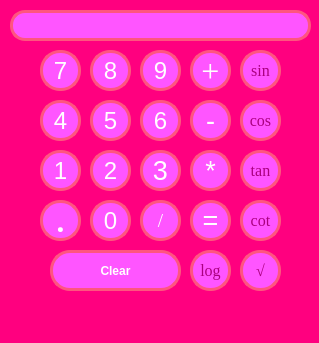
<?xml version="1.0" encoding="UTF-8"?>
<ui version="4.0">
 <class>MainWindow</class>
 <widget class="QMainWindow" name="MainWindow">
  <property name="geometry">
   <rect>
    <x>0</x>
    <y>0</y>
    <width>319</width>
    <height>343</height>
   </rect>
  </property>
  <property name="font">
   <font>
    <family>Microsoft JhengHei UI</family>
   </font>
  </property>
  <property name="windowTitle">
   <string>MainWindow</string>
  </property>
  <property name="styleSheet">
   <string notr="true">background-color: rgb(255, 85, 255);
border-color: gray;
background-color: rgb(255, 0, 127);
color: rgb(255, 255, 255);
</string>
  </property>
  <widget class="QWidget" name="centralwidget">
   <widget class="QLineEdit" name="textbox">
    <property name="geometry">
     <rect>
      <x>10</x>
      <y>10</y>
      <width>301</width>
      <height>31</height>
     </rect>
    </property>
    <property name="styleSheet">
     <string notr="true">border-radius:15px;
color: rgb(0, 0, 0);
border:3px solid rgb(255, 85, 127);
background:rgb(255, 85, 255);
</string>
    </property>
   </widget>
   <widget class="QPushButton" name="sum_btn">
    <property name="geometry">
     <rect>
      <x>190</x>
      <y>50</y>
      <width>41</width>
      <height>41</height>
     </rect>
    </property>
    <property name="font">
     <font>
      <family>Georgia</family>
      <pointsize>24</pointsize>
     </font>
    </property>
    <property name="styleSheet">
     <string notr="true">border-radius:20px;

border:3px solid rgb(255, 85, 127);

background:rgb(255, 85, 255);
</string>
    </property>
    <property name="text">
     <string>+</string>
    </property>
   </widget>
   <widget class="QPushButton" name="sub_btn">
    <property name="geometry">
     <rect>
      <x>190</x>
      <y>100</y>
      <width>41</width>
      <height>41</height>
     </rect>
    </property>
    <property name="font">
     <font>
      <pointsize>20</pointsize>
     </font>
    </property>
    <property name="styleSheet">
     <string notr="true">border-radius:20px;

border:3px solid rgb(255, 85, 127);

background:rgb(255, 85, 255);
</string>
    </property>
    <property name="text">
     <string>-</string>
    </property>
   </widget>
   <widget class="QPushButton" name="c_btn">
    <property name="geometry">
     <rect>
      <x>50</x>
      <y>250</y>
      <width>131</width>
      <height>41</height>
     </rect>
    </property>
    <property name="font">
     <font>
      <family>Arial</family>
      <pointsize>9</pointsize>
      <italic>false</italic>
      <bold>true</bold>
     </font>
    </property>
    <property name="styleSheet">
     <string notr="true">border-radius:20px;

border:3px solid rgb(255, 85, 127);

background:rgb(255, 85, 255);
</string>
    </property>
    <property name="text">
     <string>Clear</string>
    </property>
   </widget>
   <widget class="QPushButton" name="btn0">
    <property name="geometry">
     <rect>
      <x>90</x>
      <y>200</y>
      <width>41</width>
      <height>41</height>
     </rect>
    </property>
    <property name="font">
     <font>
      <pointsize>18</pointsize>
     </font>
    </property>
    <property name="styleSheet">
     <string notr="true">border-radius:20px;

border:3px solid rgb(255, 85, 127);

background:rgb(255, 85, 255);
</string>
    </property>
    <property name="text">
     <string>0</string>
    </property>
   </widget>
   <widget class="QPushButton" name="btn3">
    <property name="geometry">
     <rect>
      <x>140</x>
      <y>150</y>
      <width>41</width>
      <height>41</height>
     </rect>
    </property>
    <property name="font">
     <font>
      <pointsize>20</pointsize>
     </font>
    </property>
    <property name="styleSheet">
     <string notr="true">border-radius:20px;

border:3px solid rgb(255, 85, 127);

background:rgb(255, 85, 255);
</string>
    </property>
    <property name="text">
     <string>3</string>
    </property>
   </widget>
   <widget class="QPushButton" name="btn7">
    <property name="geometry">
     <rect>
      <x>40</x>
      <y>50</y>
      <width>41</width>
      <height>41</height>
     </rect>
    </property>
    <property name="font">
     <font>
      <pointsize>18</pointsize>
     </font>
    </property>
    <property name="styleSheet">
     <string notr="true">border-radius:20px;

border:3px solid rgb(255, 85, 127);

background:rgb(255, 85, 255);
</string>
    </property>
    <property name="text">
     <string>7</string>
    </property>
   </widget>
   <widget class="QPushButton" name="btn8">
    <property name="geometry">
     <rect>
      <x>90</x>
      <y>50</y>
      <width>41</width>
      <height>41</height>
     </rect>
    </property>
    <property name="font">
     <font>
      <pointsize>18</pointsize>
     </font>
    </property>
    <property name="styleSheet">
     <string notr="true">border-radius:20px;

border:3px solid rgb(255, 85, 127);

background:rgb(255, 85, 255);
</string>
    </property>
    <property name="text">
     <string>8</string>
    </property>
   </widget>
   <widget class="QPushButton" name="btn9">
    <property name="geometry">
     <rect>
      <x>140</x>
      <y>50</y>
      <width>41</width>
      <height>41</height>
     </rect>
    </property>
    <property name="font">
     <font>
      <pointsize>18</pointsize>
     </font>
    </property>
    <property name="styleSheet">
     <string notr="true">border-radius:20px;

border:3px solid rgb(255, 85, 127);

background:rgb(255, 85, 255);
</string>
    </property>
    <property name="text">
     <string>9</string>
    </property>
   </widget>
   <widget class="QPushButton" name="btn4">
    <property name="geometry">
     <rect>
      <x>40</x>
      <y>100</y>
      <width>41</width>
      <height>41</height>
     </rect>
    </property>
    <property name="font">
     <font>
      <pointsize>18</pointsize>
     </font>
    </property>
    <property name="styleSheet">
     <string notr="true">border-radius:20px;

border:3px solid rgb(255, 85, 127);

background:rgb(255, 85, 255);
</string>
    </property>
    <property name="text">
     <string>4</string>
    </property>
   </widget>
   <widget class="QPushButton" name="btn5">
    <property name="geometry">
     <rect>
      <x>90</x>
      <y>100</y>
      <width>41</width>
      <height>41</height>
     </rect>
    </property>
    <property name="font">
     <font>
      <pointsize>18</pointsize>
     </font>
    </property>
    <property name="styleSheet">
     <string notr="true">border-radius:20px;

border:3px solid rgb(255, 85, 127);

background:rgb(255, 85, 255);
</string>
    </property>
    <property name="text">
     <string>5</string>
    </property>
   </widget>
   <widget class="QPushButton" name="btn1">
    <property name="geometry">
     <rect>
      <x>40</x>
      <y>150</y>
      <width>41</width>
      <height>41</height>
     </rect>
    </property>
    <property name="font">
     <font>
      <pointsize>18</pointsize>
     </font>
    </property>
    <property name="styleSheet">
     <string notr="true">border-radius:20px;

border:3px solid rgb(255, 85, 127);

background:rgb(255, 85, 255);
</string>
    </property>
    <property name="text">
     <string>1</string>
    </property>
   </widget>
   <widget class="QPushButton" name="btn6">
    <property name="geometry">
     <rect>
      <x>140</x>
      <y>100</y>
      <width>41</width>
      <height>41</height>
     </rect>
    </property>
    <property name="font">
     <font>
      <pointsize>18</pointsize>
     </font>
    </property>
    <property name="styleSheet">
     <string notr="true">border-radius:20px;

border:3px solid rgb(255, 85, 127);

background:rgb(255, 85, 255);
</string>
    </property>
    <property name="text">
     <string>6</string>
    </property>
   </widget>
   <widget class="QPushButton" name="btn2">
    <property name="geometry">
     <rect>
      <x>90</x>
      <y>150</y>
      <width>41</width>
      <height>41</height>
     </rect>
    </property>
    <property name="font">
     <font>
      <pointsize>18</pointsize>
     </font>
    </property>
    <property name="styleSheet">
     <string notr="true">border-radius:20px;

border:3px solid rgb(255, 85, 127);

background:rgb(255, 85, 255);
</string>
    </property>
    <property name="text">
     <string>2</string>
    </property>
   </widget>
   <widget class="QPushButton" name="point_btn">
    <property name="geometry">
     <rect>
      <x>40</x>
      <y>200</y>
      <width>41</width>
      <height>41</height>
     </rect>
    </property>
    <property name="font">
     <font>
      <family>Tw Cen MT Condensed</family>
      <pointsize>22</pointsize>
      <bold>true</bold>
     </font>
    </property>
    <property name="styleSheet">
     <string notr="true">border-radius:20px;

border:3px solid rgb(255, 85, 127);

background:rgb(255, 85, 255);
</string>
    </property>
    <property name="text">
     <string>.</string>
    </property>
   </widget>
   <widget class="QPushButton" name="div_btn">
    <property name="geometry">
     <rect>
      <x>140</x>
      <y>200</y>
      <width>41</width>
      <height>41</height>
     </rect>
    </property>
    <property name="font">
     <font>
      <family>Georgia</family>
      <pointsize>14</pointsize>
     </font>
    </property>
    <property name="styleSheet">
     <string notr="true">border-radius:20px;

border:3px solid rgb(255, 85, 127);

background:rgb(255, 85, 255);
</string>
    </property>
    <property name="text">
     <string>/</string>
    </property>
   </widget>
   <widget class="QPushButton" name="mul_btn">
    <property name="geometry">
     <rect>
      <x>190</x>
      <y>150</y>
      <width>41</width>
      <height>41</height>
     </rect>
    </property>
    <property name="font">
     <font>
      <pointsize>20</pointsize>
     </font>
    </property>
    <property name="styleSheet">
     <string notr="true">border-radius:20px;

border:3px solid rgb(255, 85, 127);

background:rgb(255, 85, 255);
</string>
    </property>
    <property name="text">
     <string>*</string>
    </property>
   </widget>
   <widget class="QPushButton" name="equal_btn">
    <property name="geometry">
     <rect>
      <x>190</x>
      <y>200</y>
      <width>41</width>
      <height>41</height>
     </rect>
    </property>
    <property name="font">
     <font>
      <pointsize>20</pointsize>
     </font>
    </property>
    <property name="styleSheet">
     <string notr="true">border-radius:20px;

border:3px solid rgb(255, 85, 127);

background:rgb(255, 85, 255);
</string>
    </property>
    <property name="text">
     <string>=</string>
    </property>
   </widget>
   <widget class="QPushButton" name="sin_btn">
    <property name="geometry">
     <rect>
      <x>240</x>
      <y>50</y>
      <width>41</width>
      <height>41</height>
     </rect>
    </property>
    <property name="font">
     <font>
      <family>Georgia</family>
      <pointsize>12</pointsize>
     </font>
    </property>
    <property name="styleSheet">
     <string notr="true">border-radius:20px;
color: rgb(170, 0, 127);
border-color: rgb(85, 0, 0);
border:3px solid rgb(255, 85, 127);
background:rgb(255, 85, 255);
</string>
    </property>
    <property name="text">
     <string>sin</string>
    </property>
   </widget>
   <widget class="QPushButton" name="cos_btn">
    <property name="geometry">
     <rect>
      <x>240</x>
      <y>100</y>
      <width>41</width>
      <height>41</height>
     </rect>
    </property>
    <property name="font">
     <font>
      <family>Georgia</family>
      <pointsize>12</pointsize>
     </font>
    </property>
    <property name="styleSheet">
     <string notr="true">border-radius:20px;
color: rgb(170, 0, 127);
border-color: rgb(85, 0, 0);
border:3px solid rgb(255, 85, 127);
background:rgb(255, 85, 255);
</string>
    </property>
    <property name="text">
     <string>cos</string>
    </property>
   </widget>
   <widget class="QPushButton" name="tan_btn">
    <property name="geometry">
     <rect>
      <x>240</x>
      <y>150</y>
      <width>41</width>
      <height>41</height>
     </rect>
    </property>
    <property name="font">
     <font>
      <family>Georgia</family>
      <pointsize>12</pointsize>
     </font>
    </property>
    <property name="styleSheet">
     <string notr="true">border-radius:20px;
color: rgb(170, 0, 127);
border-color: rgb(85, 0, 0);
border:3px solid rgb(255, 85, 127);
background:rgb(255, 85, 255);
</string>
    </property>
    <property name="text">
     <string>tan</string>
    </property>
   </widget>
   <widget class="QPushButton" name="cot_btn">
    <property name="geometry">
     <rect>
      <x>240</x>
      <y>200</y>
      <width>41</width>
      <height>41</height>
     </rect>
    </property>
    <property name="font">
     <font>
      <family>Georgia</family>
      <pointsize>12</pointsize>
     </font>
    </property>
    <property name="styleSheet">
     <string notr="true">border-radius:20px;
color: rgb(170, 0, 127);
border-color: rgb(85, 0, 0);
border:3px solid rgb(255, 85, 127);
background:rgb(255, 85, 255);
</string>
    </property>
    <property name="text">
     <string>cot</string>
    </property>
   </widget>
   <widget class="QPushButton" name="log_btn">
    <property name="geometry">
     <rect>
      <x>190</x>
      <y>250</y>
      <width>41</width>
      <height>41</height>
     </rect>
    </property>
    <property name="font">
     <font>
      <family>Georgia</family>
      <pointsize>12</pointsize>
     </font>
    </property>
    <property name="styleSheet">
     <string notr="true">border-radius:20px;
color: rgb(170, 0, 127);
border-color: rgb(85, 0, 0);
border:3px solid rgb(255, 85, 127);
background:rgb(255, 85, 255);
</string>
    </property>
    <property name="text">
     <string>log</string>
    </property>
   </widget>
   <widget class="QPushButton" name="sqrt_btn">
    <property name="geometry">
     <rect>
      <x>240</x>
      <y>250</y>
      <width>41</width>
      <height>41</height>
     </rect>
    </property>
    <property name="font">
     <font>
      <family>Georgia</family>
      <pointsize>12</pointsize>
     </font>
    </property>
    <property name="styleSheet">
     <string notr="true">border-radius:20px;
color: rgb(170, 0, 127);
border-color: rgb(85, 0, 0);
border:3px solid rgb(255, 85, 127);
background:rgb(255, 85, 255);
</string>
    </property>
    <property name="text">
     <string>√</string>
    </property>
   </widget>
  </widget>
  <widget class="QMenuBar" name="menubar">
   <property name="geometry">
    <rect>
     <x>0</x>
     <y>0</y>
     <width>319</width>
     <height>22</height>
    </rect>
   </property>
  </widget>
  <widget class="QStatusBar" name="statusbar"/>
 </widget>
 <resources/>
 <connections/>
</ui>
